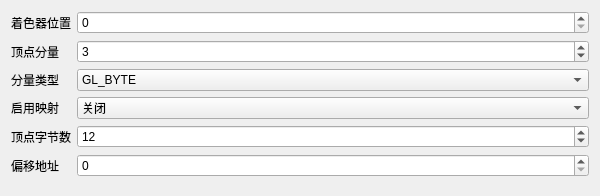
<?xml version="1.0" encoding="UTF-8"?>
<ui version="4.0">
 <class>REVAOAttribEditorClass</class>
 <widget class="QWidget" name="REVAOAttribEditorClass">
  <property name="geometry">
   <rect>
    <x>0</x>
    <y>0</y>
    <width>600</width>
    <height>196</height>
   </rect>
  </property>
  <property name="windowTitle">
   <string>REVAOAttribEditor</string>
  </property>
  <layout class="QFormLayout" name="formLayout">
   <item row="0" column="0">
    <widget class="QLabel" name="label">
     <property name="text">
      <string>着色器位置</string>
     </property>
    </widget>
   </item>
   <item row="0" column="1">
    <widget class="QSpinBox" name="spinBox_location"/>
   </item>
   <item row="1" column="0">
    <widget class="QLabel" name="label_2">
     <property name="text">
      <string>顶点分量</string>
     </property>
    </widget>
   </item>
   <item row="1" column="1">
    <widget class="QSpinBox" name="spinBox_count">
     <property name="maximum">
      <number>999999999</number>
     </property>
     <property name="value">
      <number>3</number>
     </property>
    </widget>
   </item>
   <item row="2" column="0">
    <widget class="QLabel" name="label_3">
     <property name="text">
      <string>分量类型</string>
     </property>
    </widget>
   </item>
   <item row="2" column="1">
    <widget class="QComboBox" name="comboBox_type">
     <item>
      <property name="text">
       <string>GL_BYTE</string>
      </property>
     </item>
     <item>
      <property name="text">
       <string>GL_UNSIGNED_BYTE</string>
      </property>
     </item>
     <item>
      <property name="text">
       <string>GL_SHORT</string>
      </property>
     </item>
     <item>
      <property name="text">
       <string>GL_UNSIGNED_SHORT</string>
      </property>
     </item>
     <item>
      <property name="text">
       <string>GL_INT</string>
      </property>
     </item>
     <item>
      <property name="text">
       <string>GL_UNSIGNED_INT</string>
      </property>
     </item>
     <item>
      <property name="text">
       <string>GL_FLOAT</string>
      </property>
     </item>
     <item>
      <property name="text">
       <string>GL_2_BYTES</string>
      </property>
     </item>
     <item>
      <property name="text">
       <string>GL_3_BYTES</string>
      </property>
     </item>
     <item>
      <property name="text">
       <string>GL_4_BYTES</string>
      </property>
     </item>
     <item>
      <property name="text">
       <string>GL_DOUBLE</string>
      </property>
     </item>
    </widget>
   </item>
   <item row="3" column="0">
    <widget class="QLabel" name="label_4">
     <property name="text">
      <string>启用映射</string>
     </property>
    </widget>
   </item>
   <item row="3" column="1">
    <widget class="QComboBox" name="comboBox_map">
     <item>
      <property name="text">
       <string>关闭</string>
      </property>
     </item>
     <item>
      <property name="text">
       <string>启用</string>
      </property>
     </item>
    </widget>
   </item>
   <item row="4" column="0">
    <widget class="QLabel" name="label_5">
     <property name="text">
      <string>顶点字节数</string>
     </property>
    </widget>
   </item>
   <item row="4" column="1">
    <widget class="QSpinBox" name="spinBox_byteSize">
     <property name="maximum">
      <number>999999999</number>
     </property>
     <property name="value">
      <number>12</number>
     </property>
    </widget>
   </item>
   <item row="5" column="0">
    <widget class="QLabel" name="label_6">
     <property name="text">
      <string>偏移地址</string>
     </property>
    </widget>
   </item>
   <item row="5" column="1">
    <widget class="QSpinBox" name="spinBox_stride">
     <property name="maximum">
      <number>999999999</number>
     </property>
     <property name="value">
      <number>0</number>
     </property>
    </widget>
   </item>
  </layout>
 </widget>
 <layoutdefault spacing="6" margin="11"/>
 <resources/>
 <connections/>
</ui>
